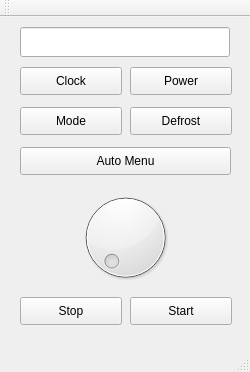
<?xml version="1.0" encoding="UTF-8"?>
<ui version="4.0">
 <class>MainWindow</class>
 <widget class="QMainWindow" name="MainWindow">
  <property name="geometry">
   <rect>
    <x>0</x>
    <y>0</y>
    <width>250</width>
    <height>372</height>
   </rect>
  </property>
  <property name="windowTitle">
   <string>MainWindow</string>
  </property>
  <widget class="QWidget" name="centralWidget">
   <widget class="QLineEdit" name="lineEdit">
    <property name="geometry">
     <rect>
      <x>20</x>
      <y>10</y>
      <width>210</width>
      <height>30</height>
     </rect>
    </property>
    <property name="sizePolicy">
     <sizepolicy hsizetype="Maximum" vsizetype="Fixed">
      <horstretch>0</horstretch>
      <verstretch>0</verstretch>
     </sizepolicy>
    </property>
   </widget>
   <widget class="QPushButton" name="clockBtn">
    <property name="geometry">
     <rect>
      <x>20</x>
      <y>50</y>
      <width>102</width>
      <height>28</height>
     </rect>
    </property>
    <property name="text">
     <string>Clock</string>
    </property>
   </widget>
   <widget class="QPushButton" name="powerBtn">
    <property name="geometry">
     <rect>
      <x>130</x>
      <y>50</y>
      <width>102</width>
      <height>28</height>
     </rect>
    </property>
    <property name="text">
     <string>Power</string>
    </property>
   </widget>
   <widget class="QPushButton" name="modeBtn">
    <property name="geometry">
     <rect>
      <x>20</x>
      <y>90</y>
      <width>102</width>
      <height>28</height>
     </rect>
    </property>
    <property name="text">
     <string>Mode</string>
    </property>
   </widget>
   <widget class="QPushButton" name="defrostBtn">
    <property name="geometry">
     <rect>
      <x>130</x>
      <y>90</y>
      <width>102</width>
      <height>28</height>
     </rect>
    </property>
    <property name="text">
     <string>Defrost</string>
    </property>
   </widget>
   <widget class="QPushButton" name="autoBtn">
    <property name="geometry">
     <rect>
      <x>20</x>
      <y>130</y>
      <width>211</width>
      <height>28</height>
     </rect>
    </property>
    <property name="text">
     <string>Auto Menu</string>
    </property>
   </widget>
   <widget class="QDial" name="dial">
    <property name="geometry">
     <rect>
      <x>70</x>
      <y>170</y>
      <width>111</width>
      <height>101</height>
     </rect>
    </property>
   </widget>
   <widget class="QPushButton" name="stopBtn">
    <property name="geometry">
     <rect>
      <x>20</x>
      <y>280</y>
      <width>102</width>
      <height>28</height>
     </rect>
    </property>
    <property name="text">
     <string>Stop</string>
    </property>
   </widget>
   <widget class="QPushButton" name="startBtn">
    <property name="geometry">
     <rect>
      <x>130</x>
      <y>280</y>
      <width>102</width>
      <height>28</height>
     </rect>
    </property>
    <property name="text">
     <string>Start</string>
    </property>
   </widget>
  </widget>
  <widget class="QMenuBar" name="menuBar">
   <property name="geometry">
    <rect>
     <x>0</x>
     <y>0</y>
     <width>250</width>
     <height>24</height>
    </rect>
   </property>
  </widget>
  <widget class="QToolBar" name="mainToolBar">
   <attribute name="toolBarArea">
    <enum>TopToolBarArea</enum>
   </attribute>
   <attribute name="toolBarBreak">
    <bool>false</bool>
   </attribute>
  </widget>
  <widget class="QStatusBar" name="statusBar"/>
 </widget>
 <layoutdefault spacing="6" margin="11"/>
 <resources/>
 <connections/>
</ui>
